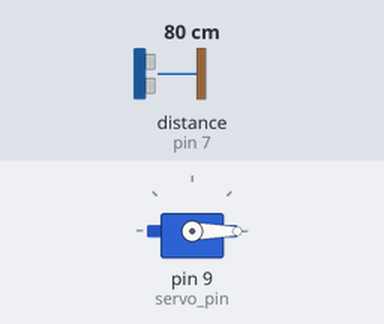
The sketch below on a simulated Arduino Uno, built with avr-gcc and run on an emulated ATmega328P. Parts: servo. Wiring (inferred from the names in the program): ultrasonic range finder: trigger pin 8; echo pin 7. The test bench sets the inputs (shaded band); at power-on: distance to the obstacle (sensor on pin 7) 80 cm. The echo pulse lasts 58.3 µs per cm.

Above: at 1.3 s.
1.4 s: distance to the obstacle (sensor on pin 7) set to 28 cm
3.6 s: distance to the obstacle (sensor on pin 7) set to 24 cm
At 5.3 s:
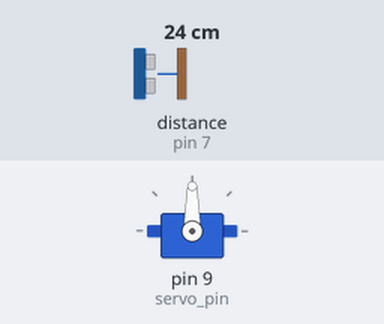
6.1 s: distance to the obstacle (sensor on pin 7) set to 35 cm
At 7.4 s:
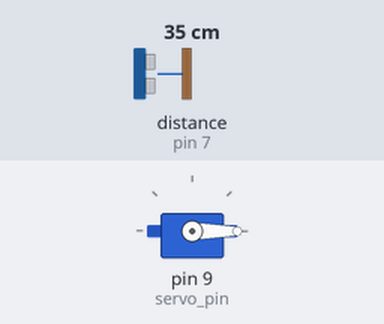
8.1 s: distance to the obstacle (sensor on pin 7) set to 2 cm
At 9.7 s:
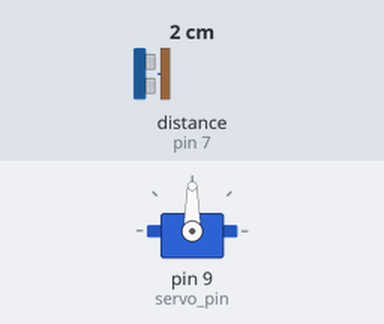
Timing chart, 0 to 11.2 s (numbered marks = the images above; inputs shaded):
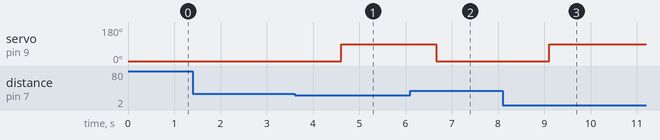

The sketch:

lixeira-automatica.ino
```cpp
#include <Servo.h>
Servo servo;

int servo_pin = 9;
int trig_pin = 8;
int echo_pin = 7;
long duracao, distancia;


void setup()
{
  pinMode(trig_pin, OUTPUT);
  pinMode(echo_pin, INPUT);
  servo.write(0);
  delay(100);
}

void ultrassonic_distance() {
  //Função para o sensor ultrssônico calcular a distância
  digitalWrite(trig_pin, LOW);
  delayMicroseconds(5);
  digitalWrite(trig_pin, HIGH);
  delayMicroseconds(15);
  digitalWrite(trig_pin, LOW);
  pinMode(echo_pin, INPUT);
  duracao = pulseIn(echo_pin, HIGH);
  distancia = (duracao/2) / 29.1;  //Distância em cm
}

void loop()
{
  for (int i=0;i<=2;i++){
    //Looping para utilizar a função de calcular a distânica
    ultrassonic_distance();
    delay(1);
  }
  if ( distancia<=25 ) {
    //Caso o Sensor detecte um obejto até 25cm a lixeira abre a tampa
    servo.attach(servo_pin);
    delay(1);
    delay(1000);
    servo.write(90);
    delay(1);
  }else {
    //Objeto não detectado ou saiu do alcance de 25cm, a lixeira fecha
    servo.attach(servo_pin);
    delay(10);
    delay(1);
    servo.write(0);
    delay(1);
  }
}
```

Measured:
- the behaviour switches between 27 and 26 cm on distance to the obstacle (sensor on pin 7) (found by bisection; images 0 and 1)
- after the input at 1.4 s, every drawn part: stays the same
- after the input at 3.6 s, servo on pin 9 (servo_pin): 0° → 90° after 1.0 s
- after the input at 6.1 s, servo on pin 9 (servo_pin): 90° → 0° after 0.56 s
- after the input at 8.1 s, servo on pin 9 (servo_pin): 0° → 90° after 1.0 s
